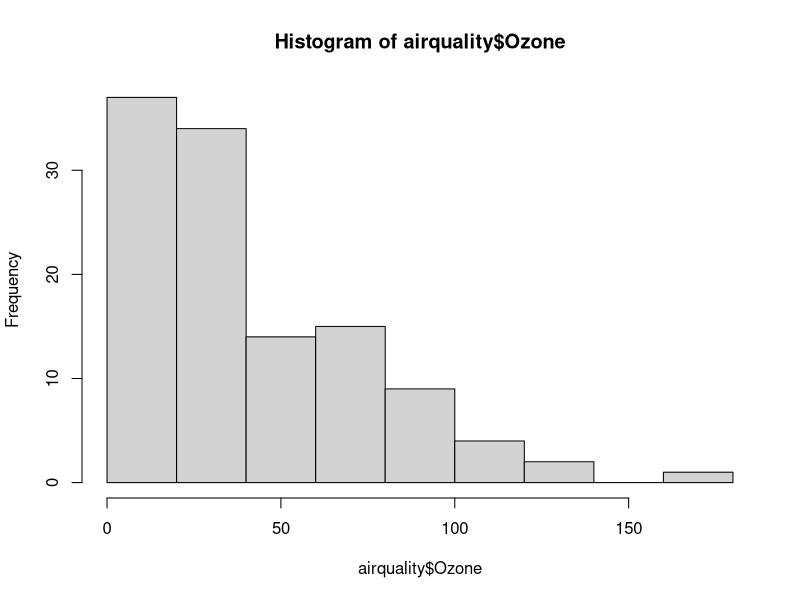
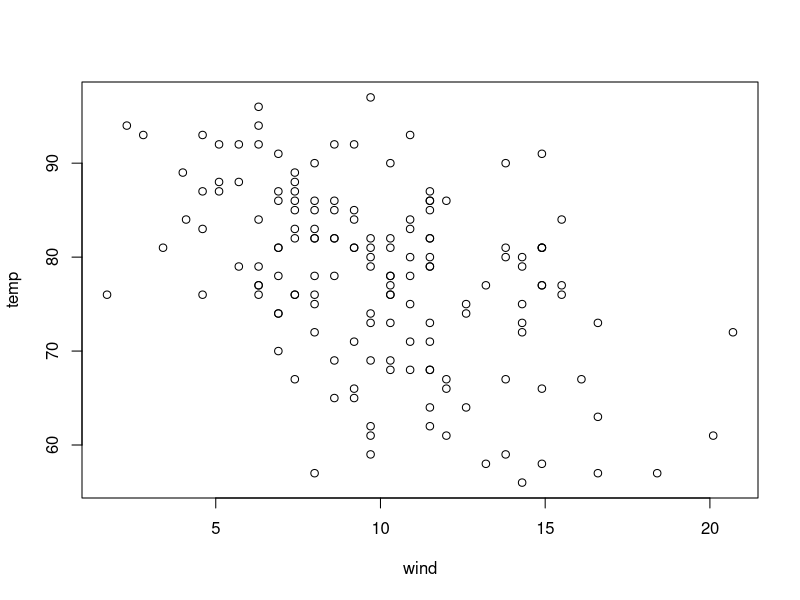
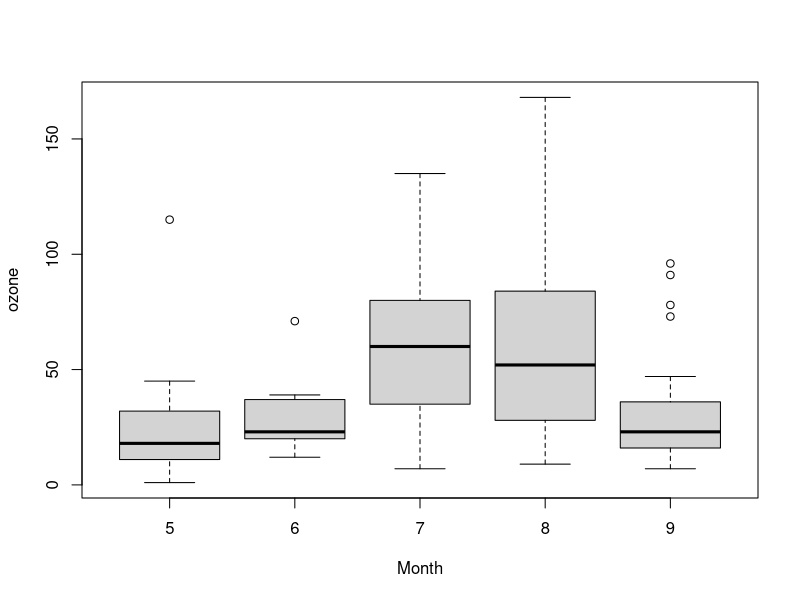
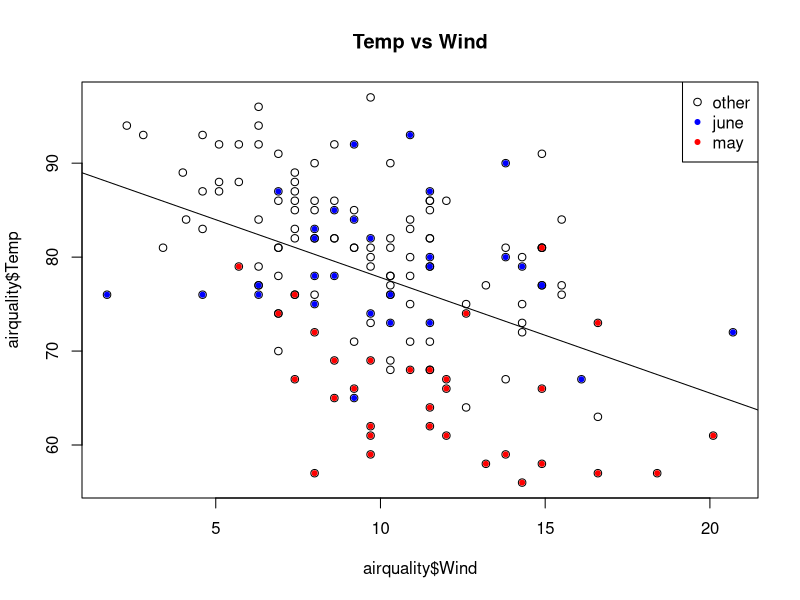
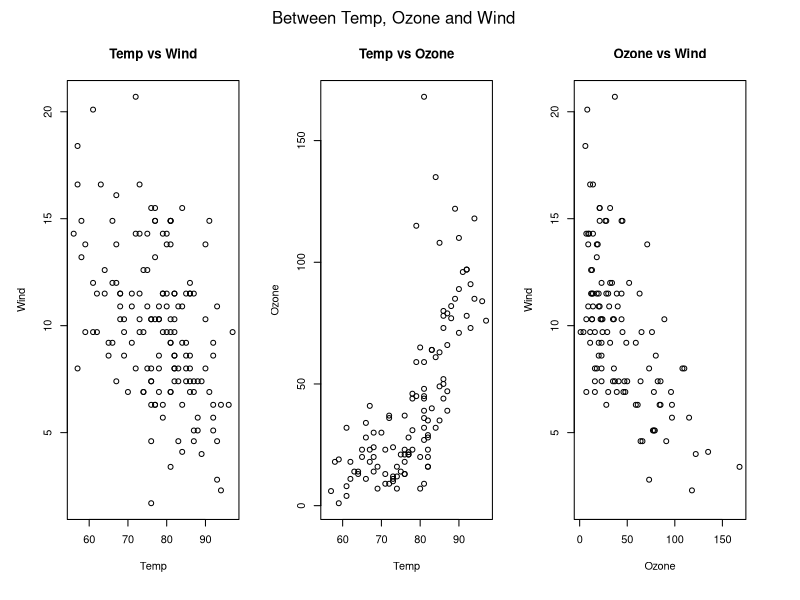

Recreate these plots in R, in order.
## ---- chunk 1
knitr::opts_chunk$set(echo = TRUE)
## ---- chunk 2
data("airquality")
hist(airquality$Ozone)
## ---- chunk 3
plot(airquality$Wind, airquality$Temp, xlab = 'wind', ylab = 'temp')
## ---- chunk 4
boxplot(airquality$Ozone ~ airquality$Month, xlab = 'Month', ylab =
            'ozone',)
## ---- chunk 5
plot(airquality$Wind, airquality$Temp, main = 'Temp vs Wind')

# annotate to previous plot without generating new plot
with(subset(airquality, Month == 6), points(Wind, Temp, col = 'blue', pch = 20))

with(subset(airquality, Month == 5), points(Wind, Temp, col = 'red', pch = 20))

legend('topright', pch = c(1, 20, 20), col = c(par('col'), 'blue', 'red'),
       legend = c('other', 'june', 'may'))
## ---- chunk 6
reg <- lm(Temp ~ Wind, airquality)
abline(reg, lwd = 1)
## ---- chunk 7
par(mfrow = c(1, 3), oma = c(1,1,2,2))

with(airquality, {
    plot(Temp, Wind, main = 'Temp vs Wind')
    plot(Temp, Ozone, main = 'Temp vs Ozone')
    plot(Ozone, Wind, main = 'Ozone vs Wind')
})

mtext('Between Temp, Ozone and Wind', outer = T) #adding overall title
